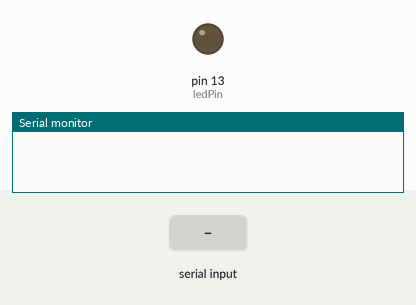
Simulated run of this sketch. Board: Arduino Uno, built with avr-gcc and run on an emulated ATmega328P. Parts: output pins drawn as LEDs (lit = HIGH), the last lines printed to the serial monitor. The test bench sets the inputs (shaded band).

Above: at 1.2 s.
1.3 s: "ON\n" received over Serial
At 2.5 s:
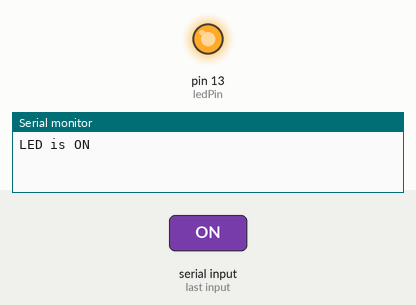
2.8 s: "OFF\n" received over Serial
At 3.9 s:
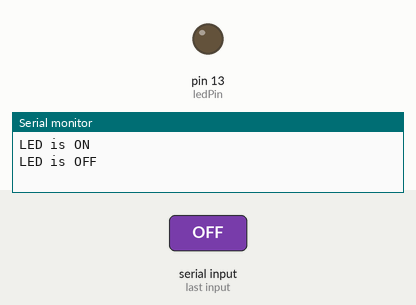
Timing chart, 0 to 5.8 s (numbered marks = the images above; inputs shaded):
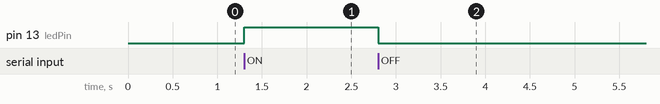

The sketch:

SerialPort.ino
```cpp
const int ledPin = 13; // Pin connected to LED
void setup() {
  pinMode(ledPin, OUTPUT);
  Serial.begin(9600);
}

void loop() {
  if (Serial.available() > 0) {
    String inputString = Serial.readStringUntil('\n');

    if (inputString == "ON") {
      digitalWrite(ledPin, HIGH); // Turn on the LED
      Serial.println("LED is ON");
    }
    else if (inputString == "OFF") {
      digitalWrite(ledPin, LOW);
      Serial.println("LED is OFF");
    }
  }
}
```

Measured:
- after the input at 1.3 s, pin 13 (ledPin): LOW → HIGH at once
- after the input at 2.8 s, pin 13 (ledPin): HIGH → LOW at once
